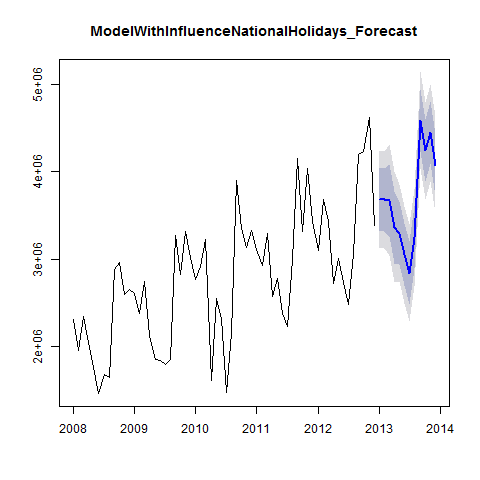

This figure's R source:
#Creates ModelWithInfluenceNationalHolidays_Forecast plot

png("Plots/ModelWithInfluenceNationalHolidays_Forecast_plot.png")
plot(ModelWithInfluenceNationalHolidays_Forecast,main="ModelWithInfluenceNationalHolidays_Forecast")
dev.off()